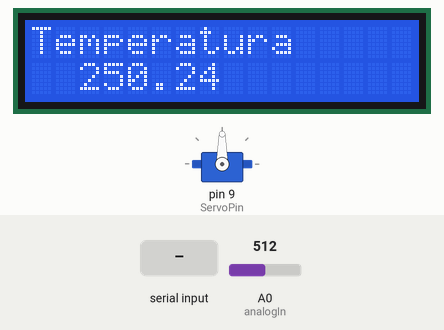
Bench run of a sketch on a simulated Arduino Uno, built with avr-gcc and run on an emulated ATmega328P. On the bench: servo, 16×2 character LCD. The inputs (shaded band) are chosen by the test bench; at power-on: A0 (analogIn) = 512. What the sketch prints to the serial monitor is not drawn.

Above: at 1.2 s.
1.3 s: A0 (analogIn) set to 57
At 6.8 s:
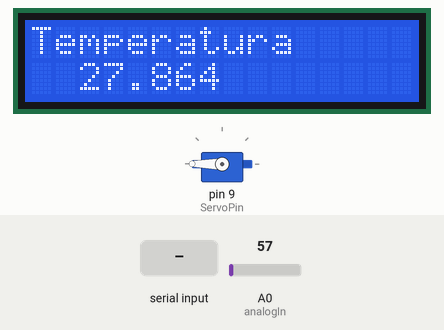
9.9 s: A0 (analogIn) set to 46
At 11.8 s:
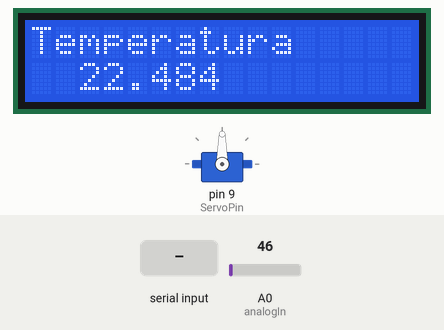
12.1 s: "90,45\n" received over Serial
At 15.0 s:
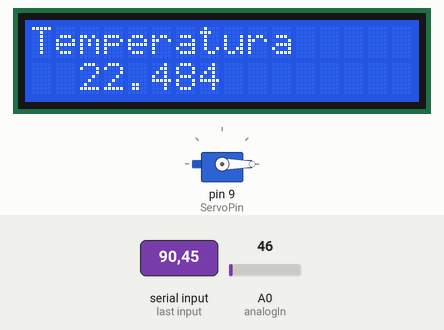
15.7 s: A0 (analogIn) set to 15
At 20.2 s:
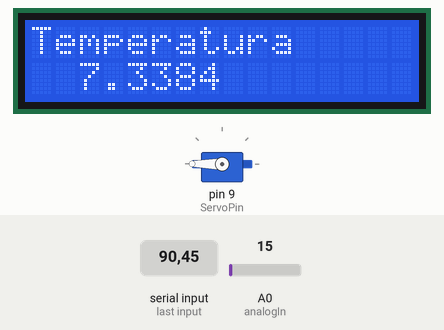
Timing chart, 0 to 21.2 s (numbered marks = the images above; inputs shaded):
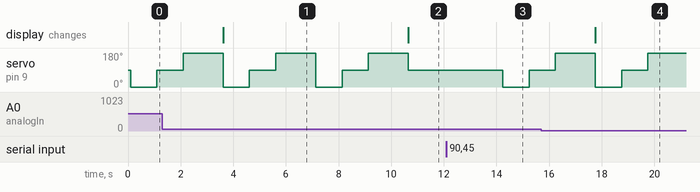

The sketch:

LCD_LM35.ino
```cpp
#include <Servo.h>
#include <Wire.h>
#include <LiquidCrystal_I2C.h>

const int analogIn = A0;
const int ServoPin =9; // Pin al que esta conectado el motor
int temperatureLimit =25; //Límite de temperatura inicial
int temperatureLimitSerial = -1; //valor -1 indicaque no se ha recibido límite por serial
LiquidCrystal_I2C lcd(0x27,16,2);

int RawValue = 0;
double Voltage = 0;
double tempC = 0;
double tempF = 0;
Servo Servo1;

void setup() {
  Serial.begin(9600);
  Servo1.attach(ServoPin);
  lcd.init();

  lcd.backlight();

  lcd.setCursor(0,0);
  lcd.print("Iniciando");
  lcd.setCursor(2,1);
  lcd.print("LCD");
}

void loop() {
  if (Serial.available() > 0) {
    //Si hay datos disponibles en el puerto serie
    temperatureLimit = Serial.parseInt();
    Serial.println("Valor recibido:");
    Serial.println(temperatureLimitSerial);
    lcd.setCursor(0,0);
    lcd.print("Valor Recibido:"+temperatureLimitSerial);
    }

    RawValue = analogRead(analogIn);
    Voltage = (RawValue / 1023.0) * 5000;
    tempC = Voltage * 0.1;
    tempF = (tempC * 1.8) + 32;

    Serial.print("Temperatura (C): ");
    Serial.println(tempC, 1);
    lcd.setCursor(0,0);
    lcd.print("Temperatura");
    lcd.setCursor(2,1);
    lcd.print(tempC);

    int currentLimit = (temperatureLimitSerial != -1) ? temperatureLimitSerial : temperatureLimit;

    //Controla el  motor en funcion del limite de temperatura
    if (tempC > temperatureLimit){

      Servo1.write(0);
      delay(1000);
      Servo1.write(90);
      delay(1000);
      Servo1.write(180);
      delay(1000);
    } else{

      Servo1.write(90);

    }

    delay(500);
  }
```

Measured:
- the behaviour switches between 52 and 51 on A0 (analogIn) (found by bisection; images 1 and 2)
- after the input at 1.3 s, the display: changes after 2.3 s (image 1)
- after the input at 9.9 s, the display: changes after 0.75 s (image 2)
- after the input at 12.1 s, servo on pin 9 (ServoPin): 90° → 0° after 2.1 s, → 90° 1.0 s later
- after the input at 15.7 s, the display: changes after 2.1 s (image 4)
